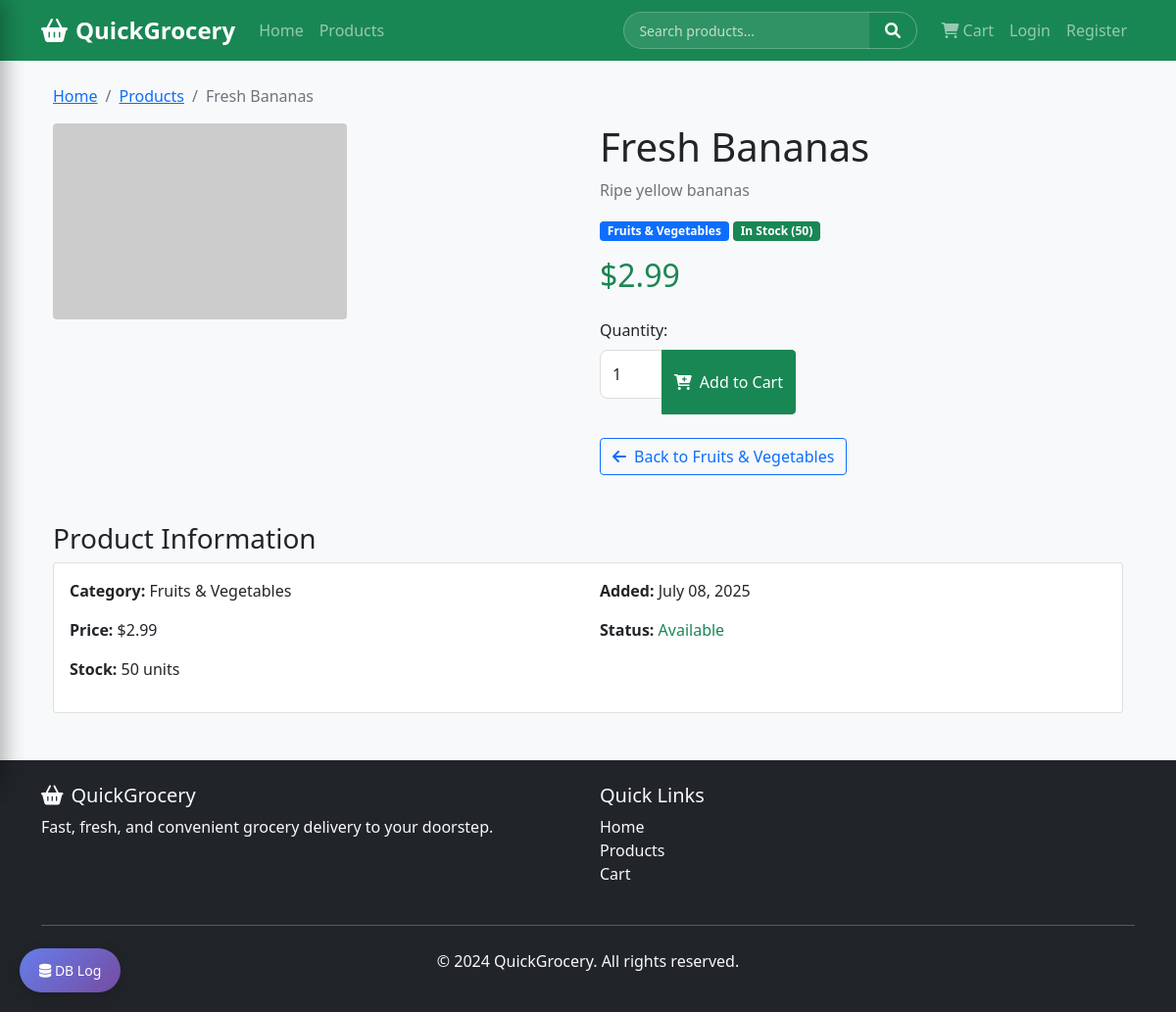
Page /product/1 on the committed database.
### app.py (models this page shows)
class Product(db.Model):
    id = db.Column(db.Integer, primary_key=True)
    name = db.Column(db.String(200), nullable=False)
    description = db.Column(db.Text)
    price = db.Column(db.Float, nullable=False)
    image_url = db.Column(db.String(200))
    stock = db.Column(db.Integer, default=0)
    category_id = db.Column(db.Integer, db.ForeignKey('category.id'))
    is_available = db.Column(db.Boolean, default=True)
    created_at = db.Column(db.DateTime, default=datetime.utcnow)

class Category(db.Model):
    id = db.Column(db.Integer, primary_key=True)
    name = db.Column(db.String(100), unique=True, nullable=False)
    icon = db.Column(db.String(50))
    products = db.relationship('Product', backref='category', lazy=True)

### app.py (the view)
@app.route('/product/<int:product_id>')
def product_detail(product_id):
    product = Product.query.get_or_404(product_id)
    return render_template('product_detail.html', product=product)

### templates/product_detail.html (shortened to what this page needs)
{% extends "base.html" %}
{% block content %}
<div class="container">
    <nav aria-label="breadcrumb">
        <ol class="breadcrumb">
            <li class="breadcrumb-item"><a href="{{ url_for('index') }}">Home</a></li>
            <li class="breadcrumb-item"><a href="{{ url_for('products') }}">Products</a></li>
            <li class="breadcrumb-item active" aria-current="page">{{ product.name }}</li>
        </ol>
    </nav>
    <div class="row">
        <div class="col-md-6">
            <img src="{{ product.image_url }}" alt="{{ product.name }}" class="img-fluid rounded">
        </div>
        <div class="col-md-6">
            <h1>{{ product.name }}</h1>
            <p class="text-muted mb-3">{{ product.description }}</p>
            <div class="mb-3">
                <span class="badge bg-primary">{{ product.category.name }}</span>
                {% if product.stock > 0 %}
                <span class="badge bg-success">In Stock ({{ product.stock }})</span>
                {% else %}
                <span class="badge bg-danger">Out of Stock</span>
                {% endif %}
            </div>
            <h2 class="text-success mb-4">${{ "%.2f"|format(product.price) }}</h2>
            {% if product.stock > 0 %}
            <form method="POST" action="{{ url_for('add_to_cart', product_id=product.id) }}">
                <div class="mb-3">
                    <label for="quantity" class="form-label">Quantity:</label>
                    <div class="input-group" style="width: 200px;">
                        <input type="number" class="form-control" id="quantity" name="quantity" value="1" min="1" max="{{ product.stock }}">
                        <button class="btn btn-success" type="submit">
                            <i class="fas fa-cart-plus me-2"></i>Add to Cart
                        </button>
                    </div>
                </div>
            </form>
            {% else %}
            <button class="btn btn-secondary" disabled>
                <i class="fas fa-times me-2"></i>Out of Stock
            </button>
            {% endif %}
            <div class="mt-4">
                <a href="{{ url_for('products', category=product.category.id) }}" class="btn btn-outline-primary">
                    <i class="fas fa-arrow-left me-2"></i>Back to {{ product.category.name }}
                </a>
            </div>
        </div>
    </div>
    <div class="row mt-5">
        <div class="col-12">
            <h3>Product Information</h3>
            <div class="card">
                <div class="card-body">
                    <div class="row">
                        <div class="col-md-6">
                            <p><strong>Category:</strong> {{ product.category.name }}</p>
                            <p><strong>Price:</strong> ${{ "%.2f"|format(product.price) }}</p>
                            <p><strong>Stock:</strong> {{ product.stock }} units</p>
                        </div>
                        <div class="col-md-6">
                            <p><strong>Added:</strong> {{ product.created_at.strftime('%B %d, %Y') }}</p>
                            <p><strong>Status:</strong>
                                {% if product.is_available %}
                                    <span class="text-success">Available</span>
                                {% else %}
                                    <span class="text-danger">Unavailable</span>
                                {% endif %}
                            </p>
                        </div>
                    </div>
                </div>
            </div>
        </div>
    </div>
</div>
{% endblock %}

### static/css/style.css (style rules this page uses)
body { font-family: 'Segoe UI', Tahoma, Geneva, Verdana, sans-serif; background-color: #f8f9fa; }
.form-control { border-radius: 8px; border: 1px solid #ddd; padding: 0.75rem; margin-bottom: 1rem; }

### rows in the picture
Product: name "Fresh Bananas", description "Ripe yellow bananas", stock "50", price "2.99", created_at "July 08, 2025"
Category: category.name "Fruits & Vegetables"
